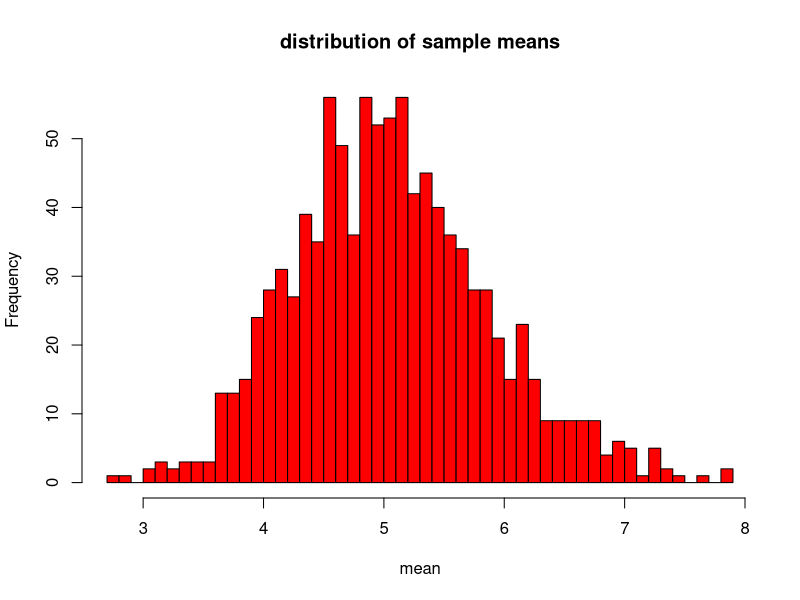
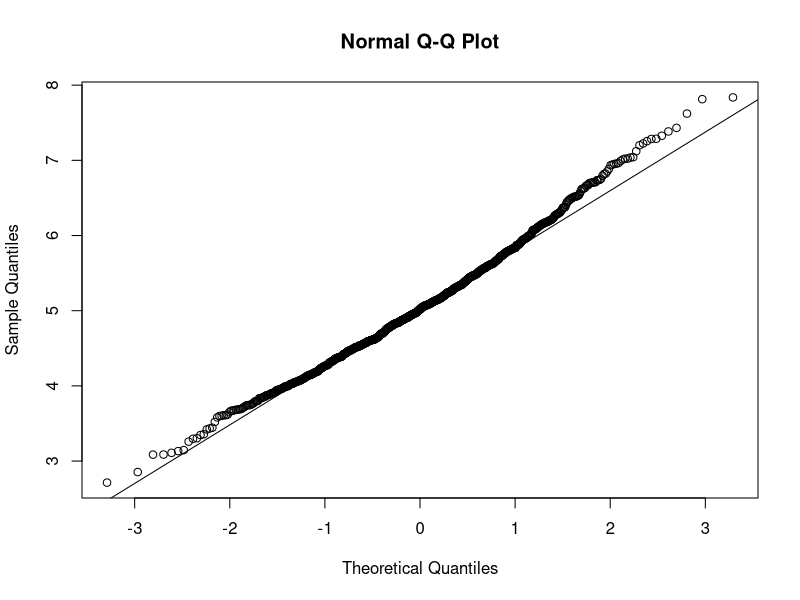
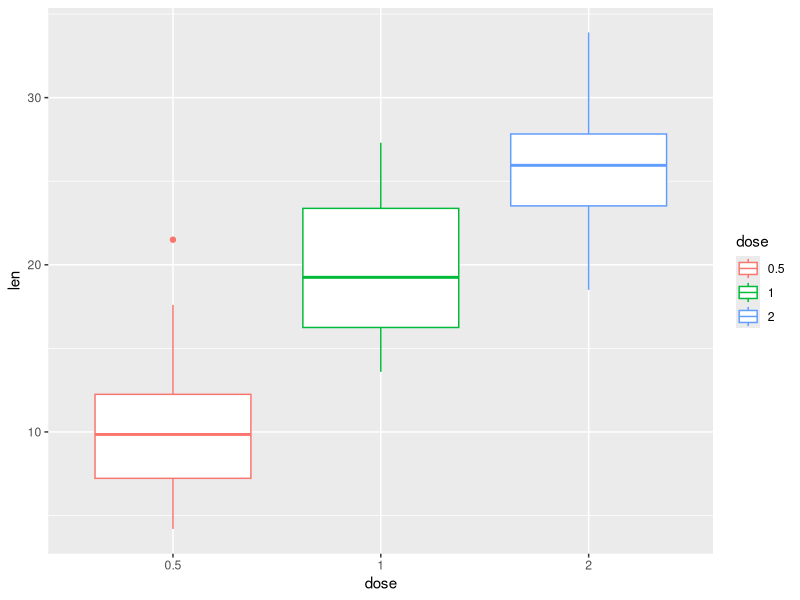
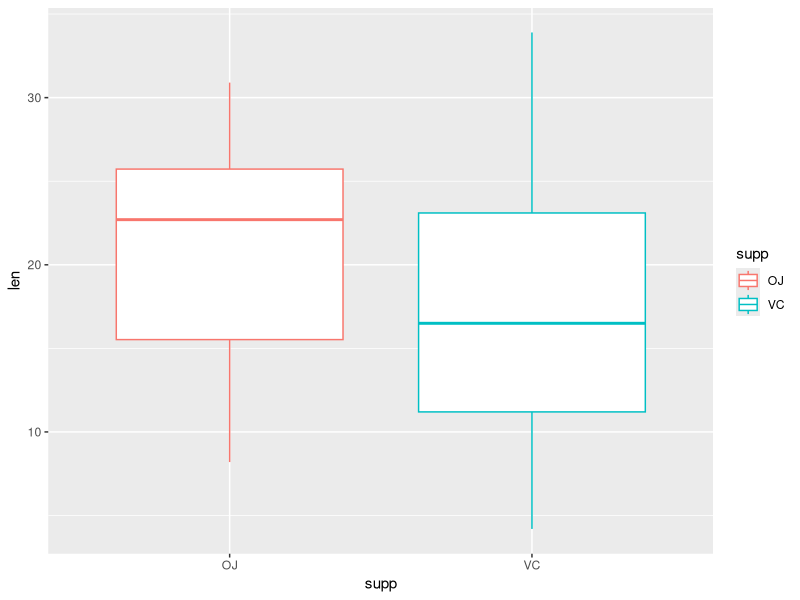
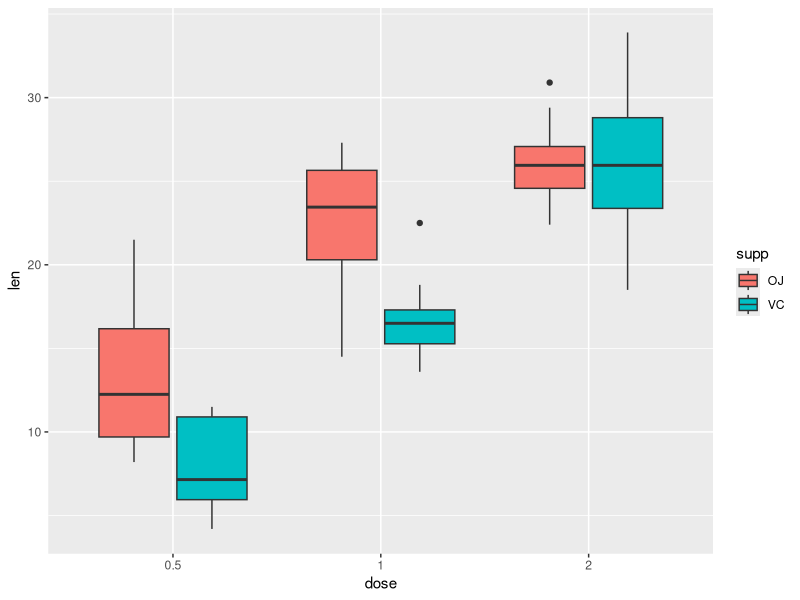
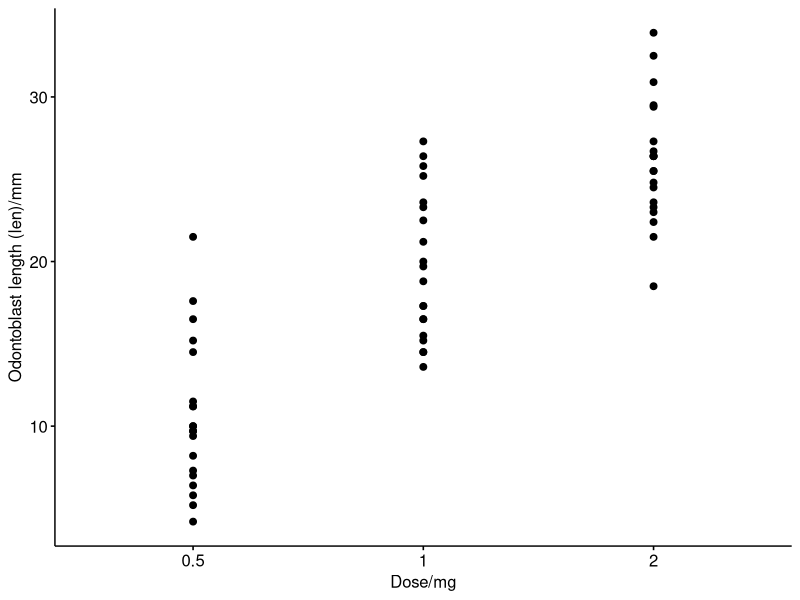

Reproduce these figures in R, in order.
## ---- chunk 1
knitr::opts_chunk$set(echo = TRUE)
## ---- chunk 2
library(dbplyr)
library(ggplot2)
if(!file.exists("~/data")){dir.create("~/data")}
## ---- chunk 3
n<- 40
simulations<- 1000
lambda<- 0.2
sample_mean<- as.numeric()
for(i in 1:simulations){
  sample_mean <- c(sample_mean, mean(rexp(n, lambda)))
}
mean(sample_mean)
## ---- chunk 4
variance<- var(sample_mean)
variance
## ---- chunk 5
hist(sample_mean, breaks=n, col = "red", xlab="mean", main= "distribution of sample means")
qqnorm(sample_mean)
qqline(sample_mean)
## ---- chunk 6
library(dplyr)
data(ToothGrowth)
summary(ToothGrowth)
## ---- chunk 7
ToothGrowth %>% 
     group_by(supp,dose) %>%
    summarize(lenmean=mean(len), lensd=sd(len), count= n())
## ---- chunk 8
library(ggplot2)
ToothGrowth$dose <- as.factor(ToothGrowth$dose)
ggplot(ToothGrowth, aes(x=dose, y=len, color=dose)) +
  geom_boxplot()
## ---- chunk 9
ToothGrowth$supp <- as.factor(ToothGrowth$supp)
ggplot(ToothGrowth, aes(x=supp, y=len, color=supp)) +
  geom_boxplot()
## ---- chunk 10
t.test(len ~ supp, data = ToothGrowth)$conf.int
t.test(len ~ supp, data = ToothGrowth)$p.value
## ---- chunk 11
t.test(len ~ supp, data =ToothGrowth[ToothGrowth$dose == 2,])$conf.int
t.test(len ~ supp, data =ToothGrowth[ToothGrowth$dose == 2,])$p.value
## ---- chunk 12
t.test(len ~ supp, data =ToothGrowth[ToothGrowth$dose == 1,])$conf.int
t.test(len ~ supp, data =ToothGrowth[ToothGrowth$dose == 1,])$p.value
## ---- chunk 13
t.test(len ~ supp, data =ToothGrowth[ToothGrowth$dose == 0.5,])$conf.int
t.test(len ~ supp, data =ToothGrowth[ToothGrowth$dose == 0.5,])$p.value
## ---- chunk 14
ggplot(ToothGrowth, aes(x=dose, y=len, fill=supp)) +
  geom_boxplot()
## ---- chunk 15
library(ggpubr)
ggscatter(ToothGrowth, x = "dose", y = "len",  
          add = "reg.line", conf.int = TRUE, 
          cor.coef = TRUE, cor.method = "pearson",
          xlab = "Dose/mg", ylab = "Odontoblast length (len)/mm")
ToothGrowth$dose1<- as.numeric(ToothGrowth$dose)
correl <- cor.test(ToothGrowth$dose1, ToothGrowth$len, 
                    method = "pearson")
correl
